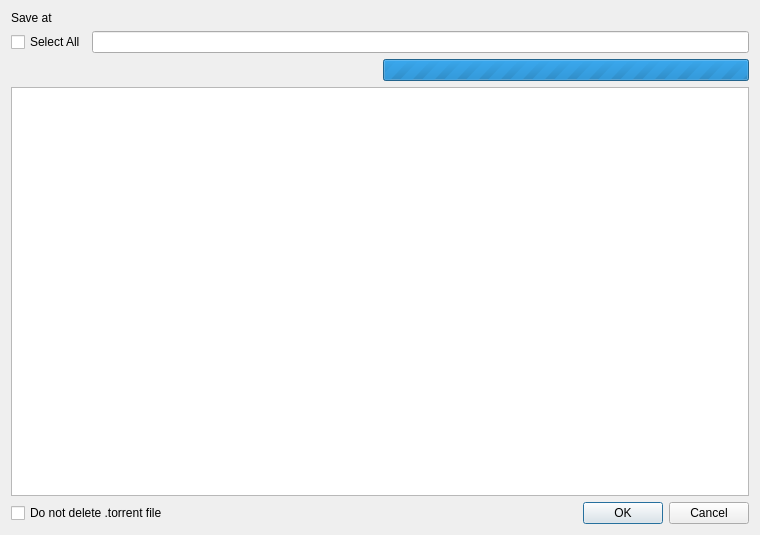
<?xml version="1.0" encoding="UTF-8"?>
<ui version="4.0">
 <class>AddNewTorrentDialog</class>
 <widget class="QDialog" name="AddNewTorrentDialog">
  <property name="geometry">
   <rect>
    <x>0</x>
    <y>0</y>
    <width>760</width>
    <height>535</height>
   </rect>
  </property>
  <layout class="QVBoxLayout" name="dialogLayout">
   <item>
    <layout class="QHBoxLayout" name="destinationLayout" stretch="0,1">
     <item>
      <widget class="QLabel" name="destinationLabel">
       <property name="text">
        <string>Save at</string>
       </property>
       <property name="buddy">
        <cstring>savePath</cstring>
       </property>
      </widget>
     </item>
     <item>
      <widget class="FileSystemPathComboEdit" name="savePath" native="true"/>
     </item>
    </layout>
   </item>
   <item>
    <layout class="QHBoxLayout" name="contentFilterLayout" stretch="0,1">
     <item>
      <widget class="QCheckBox" name="toggleFiles">
       <property name="text">
        <string>Select All</string>
       </property>
      </widget>
     </item>
     <item>
      <widget class="LineEdit" name="filterFiles"/>
     </item>
    </layout>
   </item>
   <item>
    <layout class="QHBoxLayout" name="metadataLayout">
     <item>
      <widget class="QLabel" name="lblMetaLoading">
       <property name="text">
        <string/>
       </property>
      </widget>
     </item>
     <item>
      <widget class="QProgressBar" name="progMetaLoading">
       <property name="sizePolicy">
        <sizepolicy hsizetype="Minimum" vsizetype="Fixed">
         <horstretch>0</horstretch>
         <verstretch>0</verstretch>
        </sizepolicy>
       </property>
       <property name="maximum">
        <number>0</number>
       </property>
       <property name="value">
        <number>-1</number>
       </property>
       <property name="textVisible">
        <bool>false</bool>
       </property>
      </widget>
     </item>
    </layout>
   </item>
   <item>
    <widget class="TorrentContentWidget" name="contentTreeView">
     <property name="sizePolicy">
      <sizepolicy hsizetype="Expanding" vsizetype="Expanding">
       <horstretch>1</horstretch>
       <verstretch>0</verstretch>
      </sizepolicy>
     </property>
     <property name="contextMenuPolicy">
      <enum>Qt::ContextMenuPolicy::CustomContextMenu</enum>
     </property>
     <property name="selectionMode">
      <enum>QAbstractItemView::SelectionMode::ExtendedSelection</enum>
     </property>
     <property name="sortingEnabled">
      <bool>true</bool>
     </property>
    </widget>
   </item>
   <item>
    <layout class="QHBoxLayout" name="footer">
     <item>
      <widget class="QCheckBox" name="doNotDeleteTorrentCheckBox">
       <property name="toolTip">
        <string>When checked, the .torrent file will not be deleted regardless of the settings at the "Download" page of the Options dialog</string>
       </property>
       <property name="text">
        <string>Do not delete .torrent file</string>
       </property>
      </widget>
     </item>
     <item>
      <widget class="QDialogButtonBox" name="buttonBox">
       <property name="standardButtons">
        <set>QDialogButtonBox::StandardButton::Cancel|QDialogButtonBox::StandardButton::Ok</set>
       </property>
      </widget>
     </item>
    </layout>
   </item>
  </layout>
 </widget>
 <customwidgets>
  <customwidget>
   <class>LineEdit</class>
   <extends>QLineEdit</extends>
   <header>gui/lineedit.h</header>
  </customwidget>
  <customwidget>
   <class>TorrentContentWidget</class>
   <extends>QTreeView</extends>
   <header>gui/torrentcontentwidget.h</header>
  </customwidget>
  <customwidget>
   <class>FileSystemPathComboEdit</class>
   <extends>QWidget</extends>
   <header>gui/fspathedit.h</header>
   <container>1</container>
  </customwidget>
 </customwidgets>
 <resources/>
 <connections/>
</ui>
